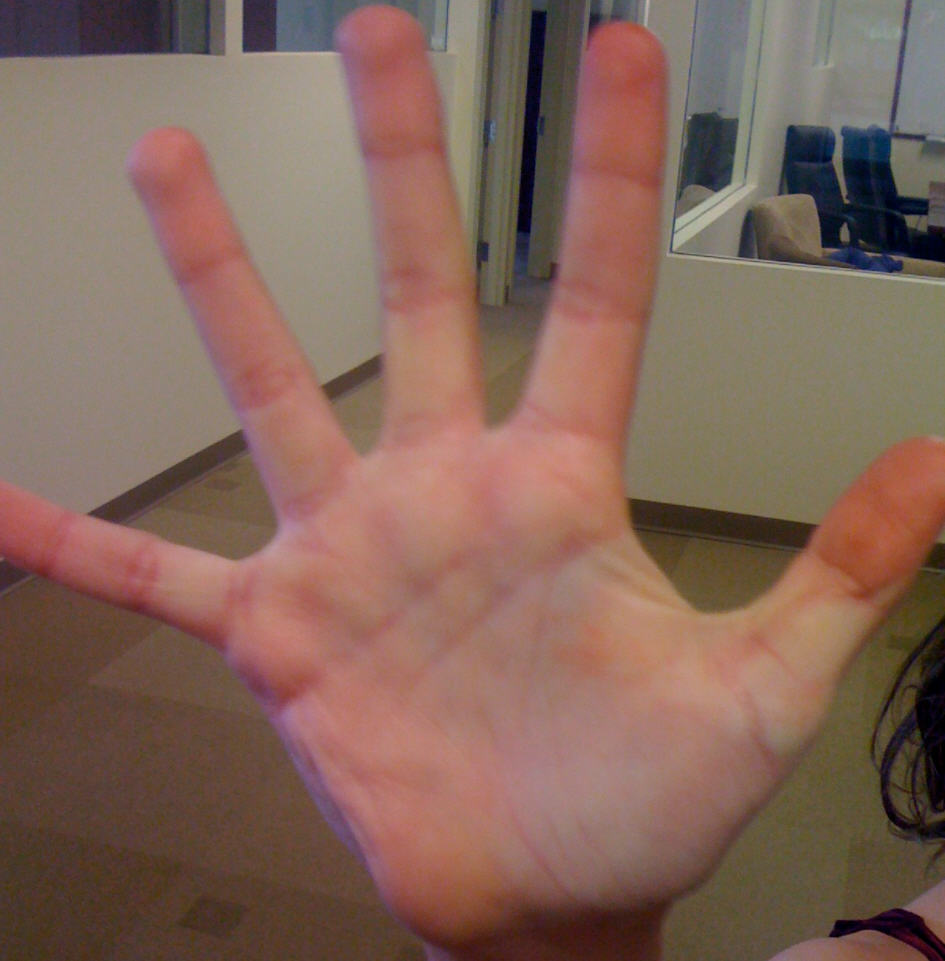
//> input picture resource/HandIndoorColor.jpg, 945 x 961 px
$ ./main HandIndoorColor.jpg HandOutdoorColor.jpg   (built with g++ and OpenCV 4)
//> lines starting //> are read from the running program, lines starting //| are printed output that depends on the picture
//Creating signatures from histograms for EMD;
//note that this code is the source of the data in table 13-1,
//in which the hand histogram is compared in different lighting conditions.
//

#include<opencv2/opencv.hpp>
#include<iostream>

using namespace std;
using namespace cv;

void help(char** argv)
{
	cout << "\nCall is:\n"
		<< argv[0] << " modeImage0 testImage1 testImage2 badImage3\n\n"
		<< "for example: "
		<< " ./ch7_ex7_3_expanded HandIndoorColor.jpg HandOutdoorColor.jpg "
		<< "HandOutdoorSunColor.jpg fruits.jpg\n"
		<< "\n";
}

int main(int argc, char** argv)
{
	//if (argc != 5) { help(argv); return -1; }

	vector<Mat> src(5);
	Mat tmp;
	int i;

	tmp = imread("E:/mycode/mycode_opencv/resource/HandIndoorColor.jpg", 1);
//> tmp is the input picture: 961 rows x 945 cols, CV_8UC3; mean B, G, R 89.5, 101.6, 131.2
	if (tmp.empty()) {
		cerr << "Error on reading imae " << endl;
		return -1;
	}

	//parse the first image into two image halves divided halfway on y
	//
	Size size = tmp.size();
//> size = Size(945, 961)
	int width = size.width;
//> width = 945
	int height = size.height;
//> height = 961
	int halfHeight = height >> 1;
//> halfHeight = 480

	cout << "Getting size [[" << tmp.cols << "] [" << tmp.rows << "]]\n" << endl;
//| Getting size [[945] [961]]
	cout << "Got size(w,h): (" << size.width << "," << size.height << ")" << endl;
//| Got size(w,h): (945,961)

	src[0] = Mat(Size(width, halfHeight), CV_8UC3);
	src[1] = Mat(Size(width, halfHeight), CV_8UC3);

	//Divide the first image into top and bottom halves into src[0] and src[1]
	//
	Mat_<Vec3b>::iterator tmpit = tmp.begin<Vec3b>();

	//top half
	//
	Mat_<Vec3b>::iterator s0it = src[0].begin<Vec3b>();
	for (int i = 0; i < width*halfHeight; ++i, ++tmpit, ++s0it) *s0it = *tmpit;
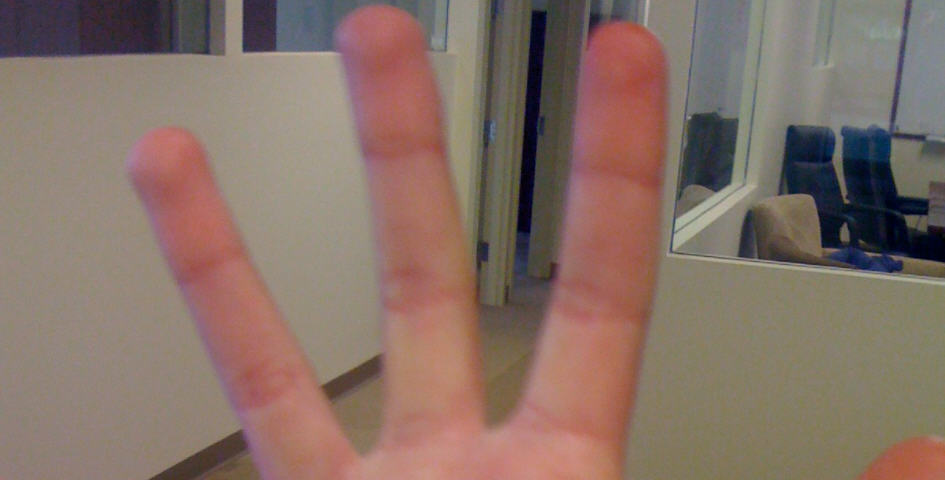
//> src[0]: 480 rows x 945 cols, CV_8UC3; mean B, G, R 103.1, 113.2, 134.8
//> src[1]: 480 rows x 945 cols, CV_8UC3; every value is 0

	//Bottom half
	//
	Mat_<Vec3b>::iterator s1it = src[1].begin<Vec3b>();
	for (int i = 0; i < width*halfHeight; ++i, ++tmpit, ++s1it) *s1it = *tmpit;
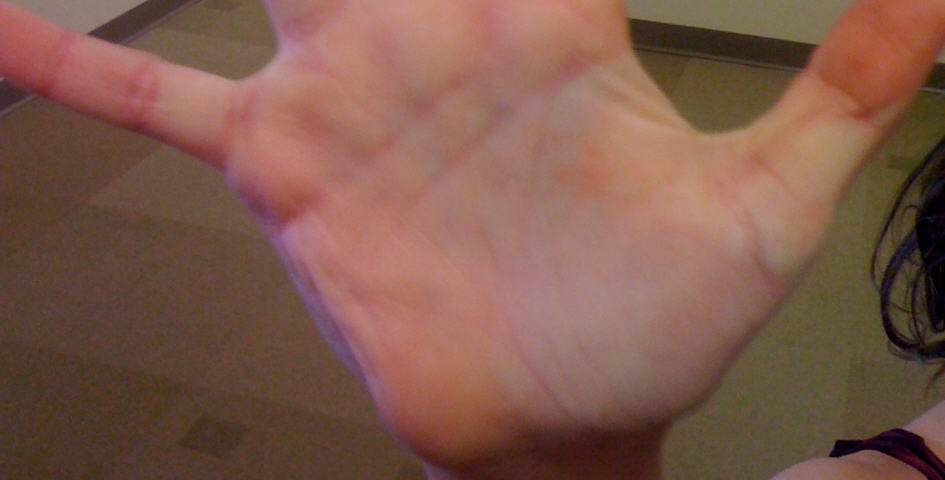
//> src[1]: 480 rows x 945 cols, CV_8UC3; mean B, G, R 75.9, 90.1, 127.6

	vector<string> img = { "E:/mycode/mycode_opencv/resource/HandOutdoorColor.jpg",
		"E:/mycode/mycode_opencv/resource/HandOutdoorSunColor.jpg",
		"E:/mycode/mycode_opencv/resource/fruits.jpg" };

	//Load the other three images
	//
	for (i = 2; i < 5; ++i){
		src[i] = imread(img[i - 2], 1);
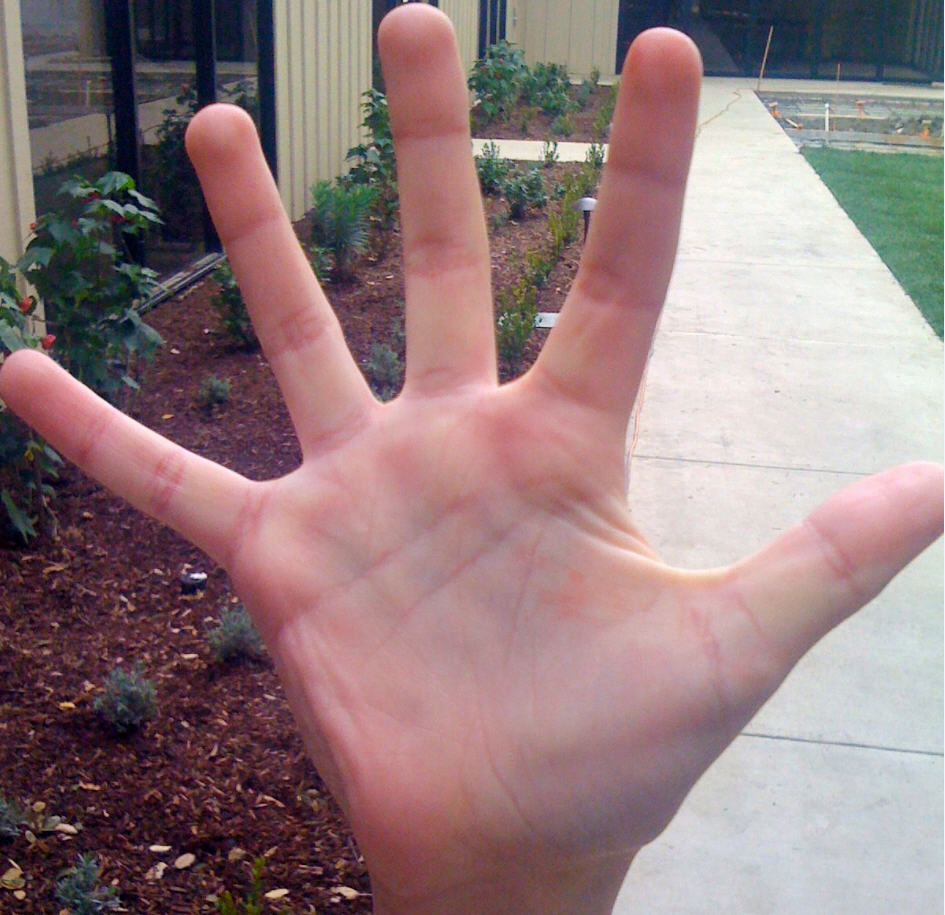
//> input picture resource/HandOutdoorColor.jpg, 945 x 915 px
//> src[2] is the input picture: 915 rows x 945 cols, CV_8UC3; mean B, G, R 125.6, 123.8, 146.8
		if (src[i].empty()){
			cerr << "Error on reading image" << endl;
			return -1;
		}
	}

	//Compute the HSV image, and decompose it into separate planes.
	//
	vector<Mat> hsv(5), hist(5), hist_img(5);
	int			 h_bins		 = 8;
	int			 s_bins		 = 8;
	int			 hist_size[] = { h_bins, s_bins }, ch[] = { 0, 1 };
	float		 h_ranges[]  = { 0, 180 }; //hue range is [0,180]
	float		 s_ranges[]  = { 0, 255 };
	const float* ranges[]    = { h_ranges, s_ranges };
	int			 scale		 = 10;

	for (int i = 0; i < 5; ++i){
		cvtColor(src[i], hsv[i], COLOR_BGR2HSV);
		calcHist(&hsv[i], 1, ch, noArray(), hist[i], 2, hist_size, ranges, true);
		normalize(hist[i], hist[i], 0, 255, NORM_MINMAX);
		hist_img[i] = Mat::zeros(hist_size[0] * scale, hist_size[1] * scale, CV_8UC3);

		//Draw our histogram For the 5 images
		//
		for (int h = 0; h < hist_size[0];h++)
		for (int s = 0; s < hist_size[1]; s++){
			float hval = hist[i].at<float>(h, s);
			rectangle(
				hist_img[i],
				Rect(h*scale, s*scale, scale, scale),
				Scalar::all(hval),
				-1);
		}
	}
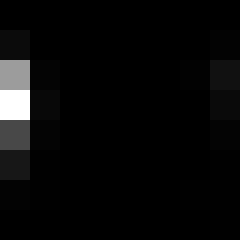
//> hist_img[1]: 80 rows x 80 cols, CV_8UC3 (shown 3 times larger); min 0, max 255, mean 9
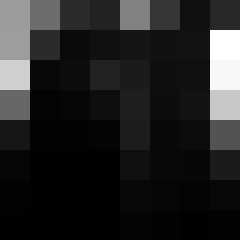
//> hist_img[2]: 80 rows x 80 cols, CV_8UC3 (shown 3 times larger); min 0, max 255, mean 36.6
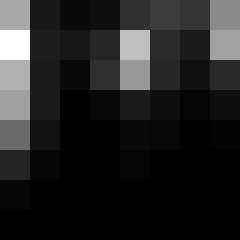
//> hist_img[3]: 80 rows x 80 cols, CV_8UC3 (shown 3 times larger); min 0, max 255, mean 34.9
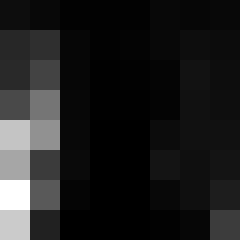
//> hist_img[4]: 80 rows x 80 cols, CV_8UC3 (shown 3 times larger); min 0, max 255, mean 30.6

	//Display
	//
	namedWindow("Source0", 1); imshow("Source0", src[0]);
	namedWindow("HS Histogram0", 1); imshow("HS Histogram0", hist_img[0]);

	namedWindow("Source1", 1); imshow("Source1", src[1]);
	namedWindow("HS Histogram1", 1); imshow("HS Histogram1", hist_img[1]);

	namedWindow("Source2", 1); imshow("Source2", src[2]);
	namedWindow("HS Histogram2", 1); imshow("HS Histogram2", hist_img[2]);

	namedWindow("Source3", 1); imshow("Source3", src[3]);
	namedWindow("HS Histogram3", 1); imshow("HS Histogram3", hist_img[3]);

	namedWindow("Source4", 1); imshow("Source4", src[4]);
	namedWindow("HS Histogram4", 1); imshow("HS Histogram4", hist_img[4]);


	//Compare the histogram src0 vs 1,vs 2,vs 3,vs 4
	cout << "Comparison:\n"
		<< "Corr            Chi             Intersece           Bhat\n"
		<< endl;

	for (int i = 1; i < 5; ++i){//For each histogram
		cout << "Hist[0] vs Hist[" << i << "]: " << endl;
		for (int j = 0; j < 4; ++j){//For each comparison type
			cout << "method[" << j << "]: " << compareHist(hist[0], hist[i], j) << " ";
		}
		cout << endl;
	}

	//Do EMD and report
	//
	vector<Mat> sig(5);
	cout << "\nEMD: " << endl;

	//oi vey, parse histograms to earth movers signatures
	//
	for (int i = 0; i < 5; ++i){

		vector<Vec3f> sigv;

		//(re)normalize histogram to make the bin weights sum to 1.
		//
		normalize(hist[i], hist[i], 1, 0, NORM_L1);
		for (int h = 0; h < h_bins; h++)
		for (int s = 0; s < s_bins; s++){
			float bin_val = hist[i].at<float>(h, s);
			if (bin_val != 0)
				sigv.push_back(Vec3f(bin_val, (float)h, (float)s));
		}

		//make Nx3 32fC1 matrix, where N is the number of nonzero histogram bins
		//
		sig[i] = Mat(sigv).clone().reshape(1);
		if (i > 0)
			cout << "Hist[0] vs Hist[" << i << "]: "
			<< EMD(sig[0], sig[i], DIST_L2) << endl;
	}

	waitKey(0);

	return 0;
}
